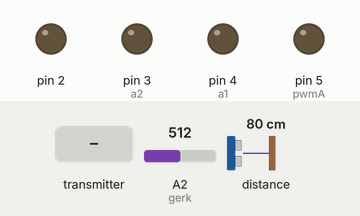
This sketch was run on a simulated Arduino Uno, built with avr-gcc and run on an emulated ATmega328P. On the bench: output pins drawn as LEDs (lit = HIGH). The inputs (shaded band) are chosen by the test bench; at power-on: A2 (gerk) = 512, distance to the obstacle 80 cm. No radio packets arrive unless stated.

Above: at 2.2 s.
2.3 s: the transmitter starts sending joystick.0 = 0
At 3.3 s:
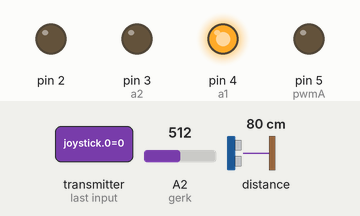
3.8 s: the transmitter starts sending joystick.1 = 256
At 4.5 s:
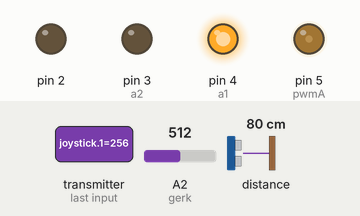
5.3 s: the transmitter starts sending joystick.2 = 256
At 5.6 s:
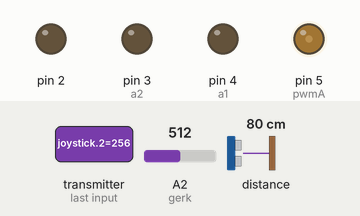
6.8 s: the transmitter starts sending joystick.2 = 0
At 8.0 s:
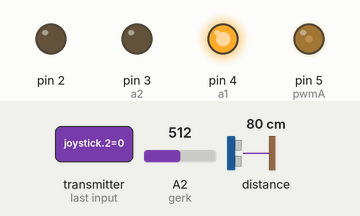
8.3 s: A2 (gerk) set to 0
At 11.2 s:
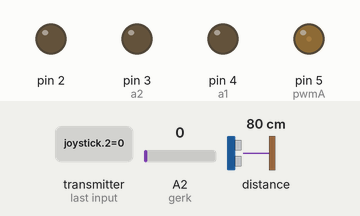
Timing chart, 0 to 12.3 s (numbered marks = the images above; inputs shaded):
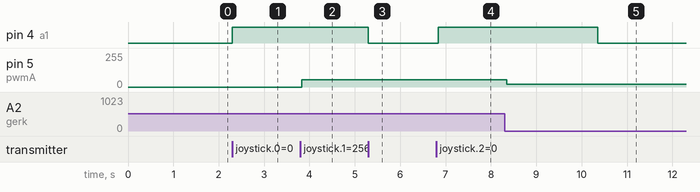

Measured:
- after the input at 2.3 s, pin 4 (a1): LOW → HIGH at once
- after the input at 3.8 s, pin 5 (pwmA): 0/255 → 55/255 at once
- after the input at 5.3 s, pin 4 (a1): HIGH → LOW at once
- after the input at 6.8 s, pin 4 (a1): LOW → HIGH at once
- after the input at 8.3 s, pin 4 (a1): HIGH → LOW after 2.0 s; pin 5 (pwmA): 55/255 → 20/255 after 0.05 s

The sketch:

tram_controller.ino
```cpp
#include <SPI.h>
#include <nRF24L01.h>
#include <RF24.h>
#include <VL53L0X.h>
#include <Wire.h>

VL53L0X sensor;

const int a1=4;
const int a2=3;
const int pwmA=5;
#define gerk A2
#define gerkGnd A3
int pwm = 0;
const uint64_t pipe = 0xE8E8F0F0E1LL;
RF24 radio(7,8);
int joystick[4];
void setup()
{

  Wire.begin();

  sensor.init();
  sensor.setTimeout(500);

  sensor.setSignalRateLimit(0.1);
  sensor.setVcselPulsePeriod(VL53L0X::VcselPeriodPreRange, 18);
  sensor.setVcselPulsePeriod(VL53L0X::VcselPeriodFinalRange, 14);

  sensor.setMeasurementTimingBudget(20000);

  delay(1000);

  radio.begin();
  radio.openReadingPipe(1,pipe);
  radio.startListening();;

  pinMode(2, OUTPUT);
  pinMode(a1, OUTPUT);
    pinMode(a2, OUTPUT);
      pinMode(pwmA, OUTPUT);
        pinMode(gerk, INPUT);
         pinMode(gerkGnd, OUTPUT);
  digitalWrite(gerkGnd,LOW);
}


void loop()
{


  if ( radio.available() )
  {

    bool done = false;
    while (!done)
    {
      done = radio.read( joystick, sizeof(joystick));

if(joystick[2]==0)
{

    if(!joystick[1]) // autopilot
    {

    if(joystick[0]==0)
{    digitalWrite(a1,LOW);
    digitalWrite(a2,LOW);
}
if(joystick[3])
{  pwm = map(joystick[0],1,1024,0,170);
    analogWrite(pwmA,pwm);
    digitalWrite(a1,LOW);
    digitalWrite(a2,HIGH);

}
if(!joystick[3])
{  pwm = map(joystick[0], 1,1024,0,170);
    analogWrite(pwmA,pwm);
    digitalWrite(a2,LOW);
    digitalWrite(a1,HIGH);

}


    }
    else // autopilot
    {

  if(sensor.readRangeSingleMillimeters()>70) // laser rangefinder
  {
analogWrite(pwmA,55);
    digitalWrite(a2,LOW);
    digitalWrite(a1,HIGH);
  }
  else
  {
    digitalWrite(a1,LOW);
    digitalWrite(a2,LOW);
  }


  if(analogRead(gerk) == 0)// reed switch
     {
      analogWrite(pwmA,20);
    digitalWrite(a2,LOW);
    digitalWrite(a1,HIGH);
    delay(2000);
      digitalWrite(a1,LOW);
    digitalWrite(a2,LOW);
    delay(5000);
     }
}

}
else
{
 digitalWrite(a1,LOW);
    digitalWrite(a2,LOW);
}


  }
  }


  }
```
